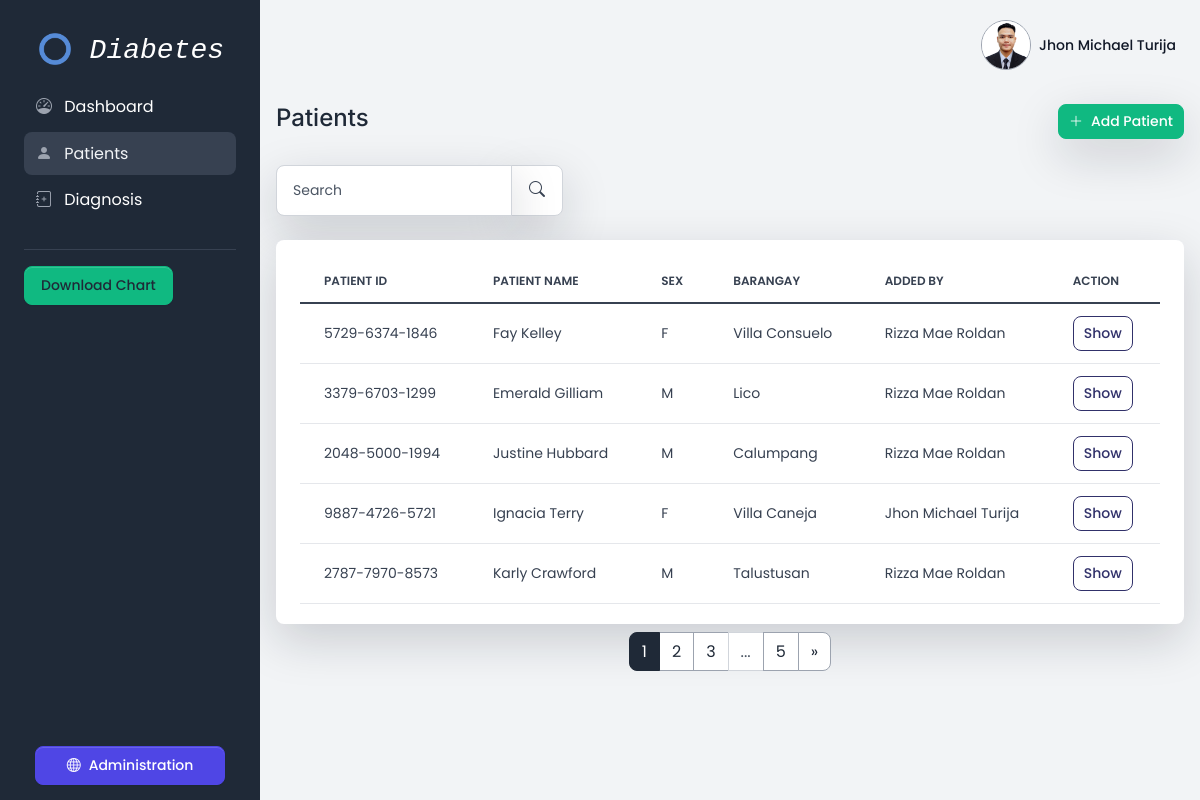
Page /patients/ (signed in) on the earlier database version.
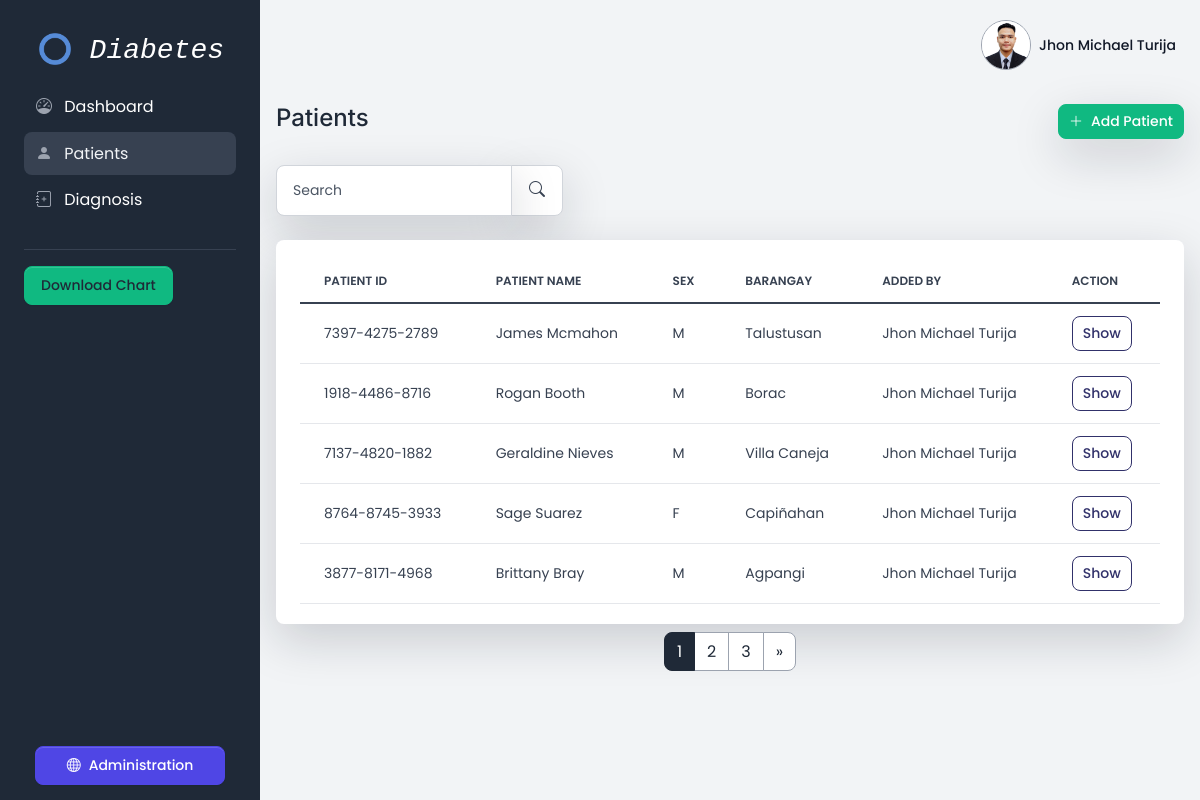
Same page on the later database version.
### diabetes/models.py (models this page shows, shortened)
class Patient(models.Model):
     added_by = models.ForeignKey(User, on_delete=models.SET_NULL, null=True)
     custom_patient_id = models.CharField(max_length=14, unique=True, default=generate_unique_id, verbose_name='Patient ID')
     first_name = models.CharField(max_length=255, verbose_name='First name')
     middle_name = models.CharField(max_length=255, null=True, blank=True, verbose_name='Middle name')
     last_name = models.CharField(max_length=255, verbose_name='Last name')
     sex = models.CharField(max_length=1,choices=(('M','M'),('F','F')))
     address = models.CharField(max_length=255, null=True, blank=True)
     barangay = models.ForeignKey(Barangay, on_delete=models.CASCADE)
     created_at = models.DateTimeField(auto_now_add=True)
     updated_at = models.DateTimeField(auto_now=True)

class Barangay(models.Model):
     name = models.CharField(max_length=255)
     code = models.CharField(max_length=11 , unique=True)
     municipal = models.CharField(max_length=255)
     class Meta:
          verbose_name_plural = 'Barangay'

### diabetes/views.py (the view)
# urls.py: path('patients/', views.patient_index, name='patients'),
@login_required(login_url='/login')
def patient_index(request):
     search = request.GET.get('search')
     if search:
          queryset = Patient.objects.filter(Q(custom_patient_id__icontains = search) | Q(first_name__icontains = search) | Q(last_name__icontains = search) | Q(added_by__first_name__icontains=search) | Q(added_by__last_name__icontains=search) | Q(barangay__name__icontains=search)).order_by('-created_at')
     else:
          search = ''
          queryset = Patient.objects.all().order_by('-created_at')
     items_per_page = 5
     paginator = Paginator(queryset, items_per_page)
     page_number = request.GET.get('page')
     patients = paginator.get_page(page_number)
     return render(request, 'diabetes/patient-index.html',{'patients': patients, 'search': search})

### diabetes/templates/diabetes/patient-index.html (shortened to what this page needs)
{% extends 'diabetes/base.html' %}
{% block content %}
<x-app-layout>
	<div class="d-flex justify-content-between flex-wrap flex-md-nowrap align-items-center py-4">
		<div class="d-block mb-md-0">
			<h2 class="h4">Patients</h2>
		</div>
		<div class="btn-toolbar mb-2 mb-md-0">
			<a href="{% url 'patient-create' %}" class="btn btn-sm btn-success d-inline-flex shadow-lg align-items-center text-white animate-up-1">
				<i class="icon icon-xs me-2 bi bi-plus-lg"></i>
				Add Patient
			</a>
		</div>
	</div>
	<div class="table-settings mb-4">
		<div class="row align-items-center justify-content-between">
			<div class="col col-md-6 col-lg-3 col-xl-4">
				<form action="" method="GET">
					<div class="input-group me-2 me-lg-3 fmxw-400">
						<input type="text" name="search" value="{{ search }}" class="form-control shadow-lg" placeholder="Search">
						<span class="input-group-text shadow-lg">
							<button type="submit" class="btn btn-xs">
								<i class="icon fs-6 bi bi-search"></i>
							</button>
						</span>
					</div>
				</form>
			</div>
		</div>
	</div>
	<div class="card card-body border-0 shadow-lg table-wrapper table-responsive mb-2">
		<table class="table table-hover">
			<thead>
				<tr>
					<th class="border-gray-200">Patient ID</th>
					<th class="border-gray-200">Patient name</th>
					<th class="border-gray-200">Sex</th>
					<th class="border-gray-200">Barangay</th>
					<th class="border-gray-200">Added by</th>
					<th class="border-gray-200">Action</th>
				</tr>
			</thead>
			<tbody>
				{% for patient in patients %}
					<tr>
						<td valign="middle">
							<span class="fw-normal">{{ patient.custom_patient_id }}</span>
						</td>
						<td valign="middle"><span class="fw-normal">{{ patient.first_name|title }} {{ patient.last_name|title }}</span></td>
						<td valign="middle"><span class="fw-normal">{{ patient.sex|title }}</span></td>
						<td valign="middle"><span class="fw-normal">{{ patient.barangay.name|title }}</span></td>
						<td valign="middle"><span class="fw-normal">{{ patient.added_by.first_name|title }} {{ patient.added_by.last_name|title }}</span></td>
						<td valign="middle">
							<a href="{% url 'patient-update' patient.custom_patient_id %}" class="btn btn-sm btn-pill btn-outline-tertiary">Show</a>
						</td>
					</tr>
				{% endfor %}
			</tbody>
		</table>
	</div>
	<div class="d-flex justify-content-center">
		<nav aria-label="Page navigation example">
			<ul class="pagination">
			    {% for num in patients.paginator.page_range %}
				   {% if num > patients.number|add:'-3' and num < patients.number|add:'3' %}
					  {% if num == patients.number %}
							{% if patients.paginator.num_pages != 1 %}
							    <li class="page-item active"><span class="page-link">{{ num }}</span></li>
							{% endif %}
					  {% else %}
						 <li class="page-item"><a class="page-link" href="?page={{ num }}{% if search %}&search={{ search }}{% endif %}">{{ num }}</a></li>
					  {% endif %}
				   {% endif %}
			    {% endfor %}
			    {% if patients.number < patients.paginator.num_pages|add:'-3' %}
				   {% if patients.number < patients.paginator.num_pages|add:'-3' %}
					  <li class="page-item disabled"><span class="page-link">...</span></li>
				   {% endif %}
				   <li class="page-item"><a class="page-link" href="?page={{ patients.paginator.num_pages }}{% if search %}&search={{ search }}{% endif %}">{{ patients.paginator.num_pages }}</a></li>
			    {% endif %}
			    {% if patients.has_next %}
				   <li class="page-item"><a class="page-link" href="?page={{ patients.next_page_number }}{% if search %}&search={{ search }}{% endif %}">»</a></li>
			    {% endif %}
			</ul>
		 </nav>
		</div>
</x-app-layout>
{% endblock %}

Differences in the rows shown:
removed Patient: custom_patient_id "5729-6374-1846", first_name "Fay", last_name "Kelley", sex "F", barangay.name "Villa Consuelo", added_by.first_name "Rizza Mae", added_by.last_name "Roldan"
removed Patient: custom_patient_id "3379-6703-1299", first_name "Emerald", last_name "Gilliam", sex "M", barangay.name "Lico", added_by.first_name "Rizza Mae", added_by.last_name "Roldan"
removed Patient: custom_patient_id "2048-5000-1994", first_name "Justine", last_name "Hubbard", sex "M", barangay.name "Calumpang", added_by.first_name "Rizza Mae", added_by.last_name "Roldan"
removed Patient: custom_patient_id "9887-4726-5721", first_name "Ignacia", last_name "Terry", sex "F", barangay.name "Villa Caneja", added_by.first_name "Jhon Michael", added_by.last_name "Turija"
removed Patient: custom_patient_id "2787-7970-8573", first_name "Karly", last_name "Crawford", sex "M", barangay.name "Talustusan", added_by.first_name "Rizza Mae", added_by.last_name "Roldan"
added Patient: custom_patient_id "7397-4275-2789", first_name "James", last_name "Mcmahon", sex "M", barangay.name "Talustusan", added_by.first_name "Jhon Michael", added_by.last_name "Turija"
added Patient: custom_patient_id "1918-4486-8716", first_name "Rogan", last_name "Booth", sex "M", barangay.name "Borac", added_by.first_name "Jhon Michael", added_by.last_name "Turija"
added Patient: custom_patient_id "7137-4820-1882", first_name "Geraldine", last_name "Nieves", sex "M", barangay.name "Villa Caneja", added_by.first_name "Jhon Michael", added_by.last_name "Turija"
added Patient: custom_patient_id "8764-8745-3933", first_name "Sage", last_name "Suarez", sex "F", barangay.name "Capiñahan", added_by.first_name "Jhon Michael", added_by.last_name "Turija"
added Patient: custom_patient_id "3877-8171-4968", first_name "Brittany", last_name "Bray", sex "M", barangay.name "Agpangi", added_by.first_name "Jhon Michael", added_by.last_name "Turija"
Other differences:
{{ patients.paginator.num_pages }}: "5" → (not shown)
